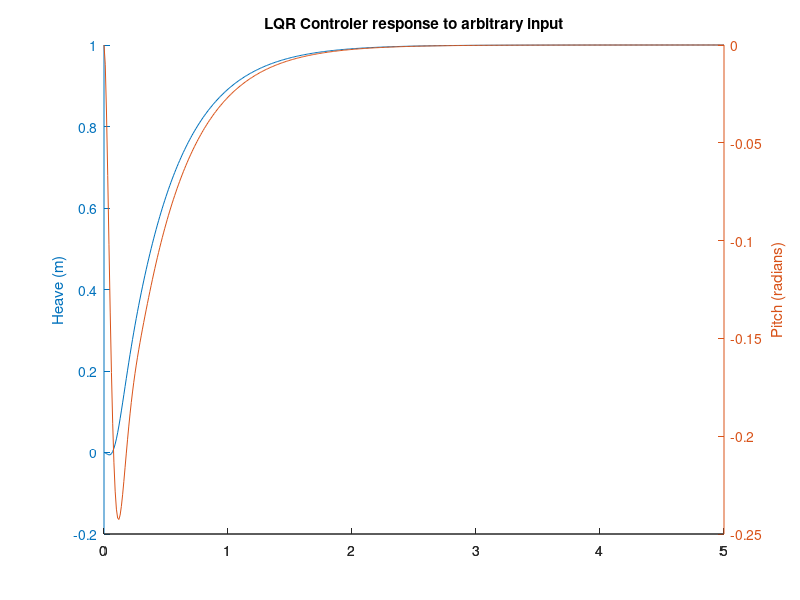

MATLAB code for this plot:
clc
clear
close all

%Defining parameters
rho=997;        %[kg/m^3]   Water density
U=4.12;         %[m/s]      Hydrofoil speed in x direction
mass=29.16;     %[kg]       Hydrofoil mass
I_yy=7.6;       %[kg/m^2]
d1=0.5;
d2=0.23;
d3=0.45;
d4=0.45;
d_f=d1;           %0.5;  %[m]
d_a=d2;           %0.3;  %[m]
S_f=0.036;       %[m^2] Area of the fore foil   
S_a=0.036*2;     %[m^2] Area of the aft foil (2X)
d_h=0;

%Initial conditions
z=0.4;          %[m] initial Height
z_dot=0;        %[m/s] initial velocity in z direction    
theta=0;        %[rad] initial pitch   
theta_dot=0;    %[rad] initial pitch rate

%Derivatives with respect to various parameters

Dclf_O_Dalpha=4.205;       %From Flyingfish documentation Figure 2-7  Converted to 1/rad
Dcla_O_Dalpha=4.205;       %From Flyingfish documentation Figure 2-7

Dcdf_O_Dalpha=0.380;    %From Flyingfish documentation Figure 2-7
Dcda_O_Dalpha=0.380;    %From Flyingfish documentation Figure 2-7

Dalpha_O_Dtheta=1;
Dalpha_O_Dz_dot=1/U;

Dalpha_f_O_Dtheta_dot=-d_f/U;
Dalpha_a_O_Dtheta_dot=-d_a/U;

Dalpha_O_Ddelta_f=1;
Dalpha_O_Ddelta_a=1;

%Defining states and input
%x_dot=[z_dot theta_dot z_dbldot theta_dbldot];
%x=[z theta z_dot theta_dot];
%u=[delta_f delta_a];

%Defining components of A matrix in state space equation x_dot=Ax+Bu
Constant_1=(-rho*U^2)/(2*mass);
A32=Constant_1*(S_f*Dclf_O_Dalpha*Dalpha_O_Dtheta         +S_a*Dcla_O_Dalpha*Dalpha_O_Dtheta             +S_f*Dcdf_O_Dalpha*Dalpha_O_Dtheta           +S_a*Dcda_O_Dalpha*Dalpha_O_Dtheta);
A33=Constant_1*(S_f*Dclf_O_Dalpha*Dalpha_O_Dz_dot         +S_a*Dcla_O_Dalpha*Dalpha_O_Dz_dot             +S_f*Dcdf_O_Dalpha*Dalpha_O_Dz_dot           +S_a*Dcda_O_Dalpha*Dalpha_O_Dz_dot);
A34=Constant_1*(S_f*Dclf_O_Dalpha*Dalpha_f_O_Dtheta_dot   +S_a*Dcla_O_Dalpha*Dalpha_a_O_Dtheta_dot       +S_f*Dcdf_O_Dalpha*Dalpha_f_O_Dtheta_dot     +S_a*Dcda_O_Dalpha*Dalpha_a_O_Dtheta_dot);

Constant_2=(-rho*U^2)/(2*I_yy);
A42=Constant_2*(S_f*Dclf_O_Dalpha*Dalpha_O_Dtheta*d1        +S_a*Dcla_O_Dalpha*Dalpha_O_Dtheta*d2            +S_f*Dcdf_O_Dalpha*Dalpha_O_Dtheta*d3          +S_a*Dcda_O_Dalpha*Dalpha_O_Dtheta*d4);
A43=Constant_2*(S_f*Dclf_O_Dalpha*Dalpha_O_Dz_dot*d1        +S_a*Dcla_O_Dalpha*Dalpha_O_Dz_dot*d2            +S_f*Dcdf_O_Dalpha*Dalpha_O_Dz_dot*d3          +S_a*Dcda_O_Dalpha*Dalpha_O_Dz_dot*d4);
A44=Constant_2*(S_f*Dclf_O_Dalpha*Dalpha_f_O_Dtheta_dot*d1  +S_a*Dcla_O_Dalpha*Dalpha_a_O_Dtheta_dot*d2      +S_f*Dcdf_O_Dalpha*Dalpha_f_O_Dtheta_dot*d3    +S_a*Dcda_O_Dalpha*Dalpha_a_O_Dtheta_dot*d4);

A=[0    0   1   0;
    0   0   0   1;
    0   A32 A33 A34;
    0   A42 A43 A44];

%Defining components of B matrix in state space equation x_dot=Ax+Bu
B31=Constant_1*S_f*(Dclf_O_Dalpha*Dalpha_O_Ddelta_f+Dcdf_O_Dalpha*Dalpha_O_Ddelta_f);
B32=Constant_1*S_a*(Dclf_O_Dalpha*Dalpha_O_Ddelta_a+Dcdf_O_Dalpha*Dalpha_O_Ddelta_a);
B41=-Constant_2*S_f*(Dclf_O_Dalpha*Dalpha_O_Ddelta_f+Dcdf_O_Dalpha*Dalpha_O_Ddelta_f);
B42=Constant_2*S_a*(Dclf_O_Dalpha*Dalpha_O_Ddelta_a+Dcdf_O_Dalpha*Dalpha_O_Ddelta_a);

B=[0    0;
   0    0;
   B31  B32;
   B41	B42];

%Defining C and D
C = [1 0 0 0;
     0 1 0 0];
 
D = [0  0;
     0  0];

%Print matrixes A B C D
A,B,C,D

%Defining states and input and output and finding the open loop poles

states = {'z' 'theta' 'z_dot' 'theta_dot'};
inputs = {'delta_f';'delta_a'};
outputs = {'z'; 'theta'};

sys_ss = ss(A,B,C,D,'statename',states,'inputname',inputs,'outputname',outputs);

poles = eig(A)
%%
%generate the controllability matrix
co = ctrb(sys_ss);
controllability = rank(co)

%LQR Controller
Q = C'*C;
Q(1,1) = 1;
Q(2,2) = 5;
R = [5  0;
    0   1];
K = lqr(A,B,Q,R)

Ac = [(A-B*K)];
Bc = [B];
Cc = [C];
% Dc = [D];
Dc_new =     [0  0  0   0;
              0  0  0   0];

states = {'z' 'theta' 'z_dot' 'theta_dot'};
% inputs = {'delta_cr_f';'delta_cr_a'};
inputs =  {'z2';'theta2';'z_dot2';'theta_dot2'};
outputs = {'z'; 'theta'};

% sys_cl = ss(Ac,Bc,Cc,Dc,'statename',states,'inputname',inputs,'outputname',outputs);
% Lc=inv(dcgain(sys_cl))
% sys_cl = ss(Ac,Bc*Lc,Cc,Dc,'statename',states,'inputname',inputs,'outputname',outputs);
sys_cl = ss(Ac,Bc*K,Cc,Dc_new,'statename',states,'inputname',inputs,'outputname',outputs);

t = 0:0.01:5;

inp =[1*ones(size(t));zeros(size(t));zeros(size(t));zeros(size(t))];
[y,t,x]=lsim(sys_cl,inp,t);
hold on
[Axis,H1,H2] = plotyy(t,y(:,1),t,y(:,2),'plot');
set(get(Axis(1),'Ylabel'),'String','Heave (m)')
set(get(Axis(2),'Ylabel'),'String','Pitch (radians)')
title('LQR Controler response to arbitrary input')
